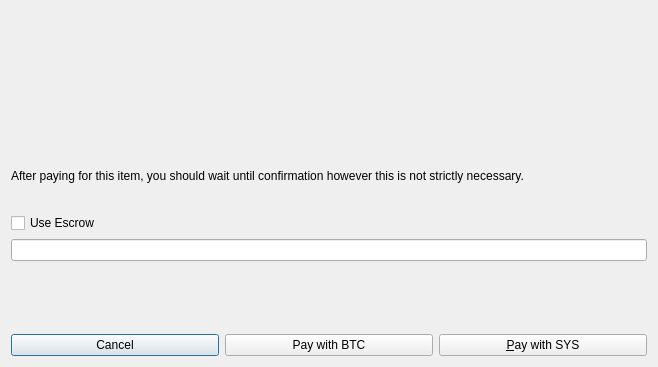
<?xml version="1.0" encoding="UTF-8"?>
<ui version="4.0">
 <class>OfferAcceptDialog</class>
 <widget class="QDialog" name="OfferAcceptDialog">
  <property name="geometry">
   <rect>
    <x>0</x>
    <y>0</y>
    <width>658</width>
    <height>367</height>
   </rect>
  </property>
  <property name="windowTitle">
   <string>Accept Syscoin Offer</string>
  </property>
  <layout class="QGridLayout" name="gridLayout">
   <item row="6" column="0">
    <layout class="QHBoxLayout" name="horizontalLayout_3">
     <item>
      <widget class="QPushButton" name="cancelButton">
       <property name="text">
        <string>Cancel</string>
       </property>
       <property name="default">
        <bool>true</bool>
       </property>
       <property name="flat">
        <bool>false</bool>
       </property>
      </widget>
     </item>
     <item>
      <widget class="QPushButton" name="acceptBtcButton">
       <property name="toolTip">
        <string>Pay with Bitcoin</string>
       </property>
       <property name="text">
        <string>Pay with BTC</string>
       </property>
       <property name="autoDefault">
        <bool>true</bool>
       </property>
      </widget>
     </item>
     <item>
      <widget class="QPushButton" name="acceptButton">
       <property name="toolTip">
        <string>Pay with Syscoin</string>
       </property>
       <property name="text">
        <string>&amp;Pay with SYS</string>
       </property>
      </widget>
     </item>
    </layout>
   </item>
   <item row="1" column="0">
    <layout class="QHBoxLayout" name="horizontalLayout">
     <item>
      <widget class="QLabel" name="acceptMessage">
       <property name="font">
        <font>
         <pointsize>12</pointsize>
         <weight>50</weight>
         <bold>false</bold>
        </font>
       </property>
       <property name="cursor">
        <cursorShape>IBeamCursor</cursorShape>
       </property>
       <property name="text">
        <string/>
       </property>
       <property name="wordWrap">
        <bool>true</bool>
       </property>
       <property name="textInteractionFlags">
        <set>Qt::LinksAccessibleByMouse|Qt::TextSelectableByKeyboard|Qt::TextSelectableByMouse</set>
       </property>
      </widget>
     </item>
    </layout>
   </item>
   <item row="3" column="0">
    <widget class="QCheckBox" name="checkBox">
     <property name="text">
      <string>Use Escrow</string>
     </property>
    </widget>
   </item>
   <item row="4" column="0">
    <widget class="QLineEdit" name="escrowEdit"/>
   </item>
   <item row="2" column="0">
    <widget class="QLabel" name="copyrightLabel">
     <property name="cursor">
      <cursorShape>IBeamCursor</cursorShape>
     </property>
     <property name="text">
      <string notr="true">After paying for this item, you should wait until confirmation however this is not strictly necessary.</string>
     </property>
     <property name="textFormat">
      <enum>Qt::RichText</enum>
     </property>
     <property name="wordWrap">
      <bool>true</bool>
     </property>
     <property name="textInteractionFlags">
      <set>Qt::LinksAccessibleByMouse|Qt::TextSelectableByKeyboard|Qt::TextSelectableByMouse</set>
     </property>
    </widget>
   </item>
   <item row="0" column="0">
    <widget class="QLabel" name="aboutShade">
     <property name="text">
      <string/>
     </property>
     <property name="alignment">
      <set>Qt::AlignCenter</set>
     </property>
    </widget>
   </item>
   <item row="5" column="0">
    <widget class="QLabel" name="escrowDisclaimer">
     <property name="text">
      <string/>
     </property>
    </widget>
   </item>
  </layout>
 </widget>
 <resources>
  <include location="../syscoin.qrc"/>
 </resources>
 <connections/>
</ui>
